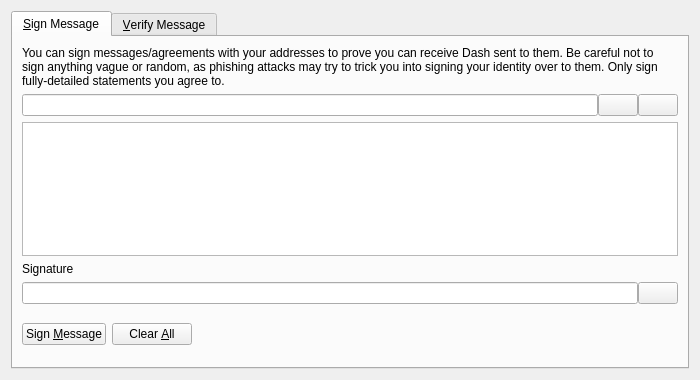
<?xml version="1.0" encoding="UTF-8"?>
<ui version="4.0">
 <class>SignVerifyMessageDialog</class>
 <widget class="QDialog" name="SignVerifyMessageDialog">
  <property name="geometry">
   <rect>
    <x>0</x>
    <y>0</y>
    <width>700</width>
    <height>380</height>
   </rect>
  </property>
  <property name="windowTitle">
   <string>Signatures - Sign / Verify a Message</string>
  </property>
  <property name="modal">
   <bool>true</bool>
  </property>
  <layout class="QVBoxLayout" name="verticalLayout">
   <item>
    <widget class="QTabWidget" name="tabWidget">
     <property name="currentIndex">
      <number>0</number>
     </property>
     <widget class="QWidget" name="tabSignMessage">
      <attribute name="title">
       <string>&amp;Sign Message</string>
      </attribute>
      <layout class="QVBoxLayout" name="verticalLayout_SM">
       <item>
        <widget class="QLabel" name="infoLabel_SM">
         <property name="text">
          <string>You can sign messages/agreements with your addresses to prove you can receive Dash sent to them. Be careful not to sign anything vague or random, as phishing attacks may try to trick you into signing your identity over to them. Only sign fully-detailed statements you agree to.</string>
         </property>
         <property name="textFormat">
          <enum>Qt::PlainText</enum>
         </property>
         <property name="wordWrap">
          <bool>true</bool>
         </property>
        </widget>
       </item>
       <item>
        <layout class="QHBoxLayout" name="horizontalLayout_1_SM">
         <property name="spacing">
          <number>0</number>
         </property>
         <item>
          <widget class="QValidatedLineEdit" name="addressIn_SM">
           <property name="toolTip">
            <string>The IMG address to sign the message with</string>
           </property>
          </widget>
         </item>
         <item>
          <widget class="QPushButton" name="addressBookButton_SM">
           <property name="toolTip">
            <string>Choose previously used address</string>
           </property>
           <property name="text">
            <string/>
           </property>
           <property name="shortcut">
            <string>Alt+A</string>
           </property>
           <property name="autoDefault">
            <bool>false</bool>
           </property>
          </widget>
         </item>
         <item>
          <widget class="QPushButton" name="pasteButton_SM">
           <property name="toolTip">
            <string>Paste address from clipboard</string>
           </property>
           <property name="text">
            <string/>
           </property>
           <property name="shortcut">
            <string>Alt+P</string>
           </property>
           <property name="autoDefault">
            <bool>false</bool>
           </property>
          </widget>
         </item>
        </layout>
       </item>
       <item>
        <widget class="QPlainTextEdit" name="messageIn_SM">
         <property name="toolTip">
          <string>Enter the message you want to sign here</string>
         </property>
        </widget>
       </item>
       <item>
        <widget class="QLabel" name="signatureLabel_SM">
         <property name="text">
          <string>Signature</string>
         </property>
         <property name="textFormat">
          <enum>Qt::PlainText</enum>
         </property>
        </widget>
       </item>
       <item>
        <layout class="QHBoxLayout" name="horizontalLayout_2_SM">
         <property name="spacing">
          <number>0</number>
         </property>
         <item>
          <widget class="QLineEdit" name="signatureOut_SM">
           <property name="font">
            <font>
             <italic>true</italic>
            </font>
           </property>
           <property name="readOnly">
            <bool>true</bool>
           </property>
          </widget>
         </item>
         <item>
          <widget class="QPushButton" name="copySignatureButton_SM">
           <property name="toolTip">
            <string>Copy the current signature to the system clipboard</string>
           </property>
           <property name="text">
            <string/>
           </property>
           <property name="autoDefault">
            <bool>false</bool>
           </property>
          </widget>
         </item>
        </layout>
       </item>
       <item>
        <layout class="QHBoxLayout" name="horizontalLayout_3_SM">
         <item>
          <widget class="QPushButton" name="signMessageButton_SM">
           <property name="toolTip">
            <string>Sign the message to prove you own this Dash address</string>
           </property>
           <property name="text">
            <string>Sign &amp;Message</string>
           </property>
           <property name="autoDefault">
            <bool>false</bool>
           </property>
          </widget>
         </item>
         <item>
          <widget class="QPushButton" name="clearButton_SM">
           <property name="toolTip">
            <string>Reset all sign message fields</string>
           </property>
           <property name="text">
            <string>Clear &amp;All</string>
           </property>
           <property name="autoDefault">
            <bool>false</bool>
           </property>
          </widget>
         </item>
         <item>
          <spacer name="horizontalSpacer_1_SM">
           <property name="orientation">
            <enum>Qt::Horizontal</enum>
           </property>
           <property name="sizeHint" stdset="0">
            <size>
             <width>40</width>
             <height>48</height>
            </size>
           </property>
          </spacer>
         </item>
         <item>
          <widget class="QLabel" name="statusLabel_SM">
           <property name="font">
            <font>
             <weight>75</weight>
             <bold>true</bold>
            </font>
           </property>
           <property name="text">
            <string/>
           </property>
           <property name="wordWrap">
            <bool>true</bool>
           </property>
          </widget>
         </item>
         <item>
          <spacer name="horizontalSpacer_2_SM">
           <property name="orientation">
            <enum>Qt::Horizontal</enum>
           </property>
           <property name="sizeHint" stdset="0">
            <size>
             <width>40</width>
             <height>48</height>
            </size>
           </property>
          </spacer>
         </item>
        </layout>
       </item>
      </layout>
     </widget>
     <widget class="QWidget" name="tabVerifyMessage">
      <attribute name="title">
       <string>&amp;Verify Message</string>
      </attribute>
      <layout class="QVBoxLayout" name="verticalLayout_VM">
       <item>
        <widget class="QLabel" name="infoLabel_VM">
         <property name="text">
          <string>Enter the receiver's address, message (ensure you copy line breaks, spaces, tabs, etc. exactly) and signature below to verify the message. Be careful not to read more into the signature than what is in the signed message itself, to avoid being tricked by a man-in-the-middle attack. Note that this only proves the signing party receives with the address, it cannot prove sendership of any transaction!</string>
         </property>
         <property name="textFormat">
          <enum>Qt::PlainText</enum>
         </property>
         <property name="alignment">
          <set>Qt::AlignLeading|Qt::AlignLeft|Qt::AlignTop</set>
         </property>
         <property name="wordWrap">
          <bool>true</bool>
         </property>
        </widget>
       </item>
       <item>
        <layout class="QHBoxLayout" name="horizontalLayout_1_VM">
         <property name="spacing">
          <number>0</number>
         </property>
         <item>
          <widget class="QValidatedLineEdit" name="addressIn_VM">
           <property name="toolTip">
            <string>The IMG address the message was signed with</string>
           </property>
          </widget>
         </item>
         <item>
          <widget class="QPushButton" name="addressBookButton_VM">
           <property name="toolTip">
            <string>Choose previously used address</string>
           </property>
           <property name="text">
            <string/>
           </property>
           <property name="shortcut">
            <string>Alt+A</string>
           </property>
           <property name="autoDefault">
            <bool>false</bool>
           </property>
          </widget>
         </item>
        </layout>
       </item>
       <item>
        <widget class="QPlainTextEdit" name="messageIn_VM"/>
       </item>
       <item>
        <widget class="QValidatedLineEdit" name="signatureIn_VM"/>
       </item>
       <item>
        <layout class="QHBoxLayout" name="horizontalLayout_2_VM">
         <item>
          <widget class="QPushButton" name="verifyMessageButton_VM">
           <property name="toolTip">
            <string>Verify the message to ensure it was signed with the specified Dash address</string>
           </property>
           <property name="text">
            <string>Verify &amp;Message</string>
           </property>
           <property name="autoDefault">
            <bool>false</bool>
           </property>
          </widget>
         </item>
         <item>
          <widget class="QPushButton" name="clearButton_VM">
           <property name="toolTip">
            <string>Reset all verify message fields</string>
           </property>
           <property name="text">
            <string>Clear &amp;All</string>
           </property>
           <property name="autoDefault">
            <bool>false</bool>
           </property>
          </widget>
         </item>
         <item>
          <spacer name="horizontalSpacer_1_VM">
           <property name="orientation">
            <enum>Qt::Horizontal</enum>
           </property>
           <property name="sizeHint" stdset="0">
            <size>
             <width>40</width>
             <height>48</height>
            </size>
           </property>
          </spacer>
         </item>
         <item>
          <widget class="QLabel" name="statusLabel_VM">
           <property name="font">
            <font>
             <weight>75</weight>
             <bold>true</bold>
            </font>
           </property>
           <property name="text">
            <string/>
           </property>
           <property name="wordWrap">
            <bool>true</bool>
           </property>
          </widget>
         </item>
         <item>
          <spacer name="horizontalSpacer_2_VM">
           <property name="orientation">
            <enum>Qt::Horizontal</enum>
           </property>
           <property name="sizeHint" stdset="0">
            <size>
             <width>40</width>
             <height>48</height>
            </size>
           </property>
          </spacer>
         </item>
        </layout>
       </item>
      </layout>
     </widget>
    </widget>
   </item>
  </layout>
 </widget>
 <customwidgets>
  <customwidget>
   <class>QValidatedLineEdit</class>
   <extends>QLineEdit</extends>
   <header>qvalidatedlineedit.h</header>
  </customwidget>
 </customwidgets>
 <resources>
  <include location="../imagecoin.qrc"/>
 </resources>
 <connections/>
</ui>
